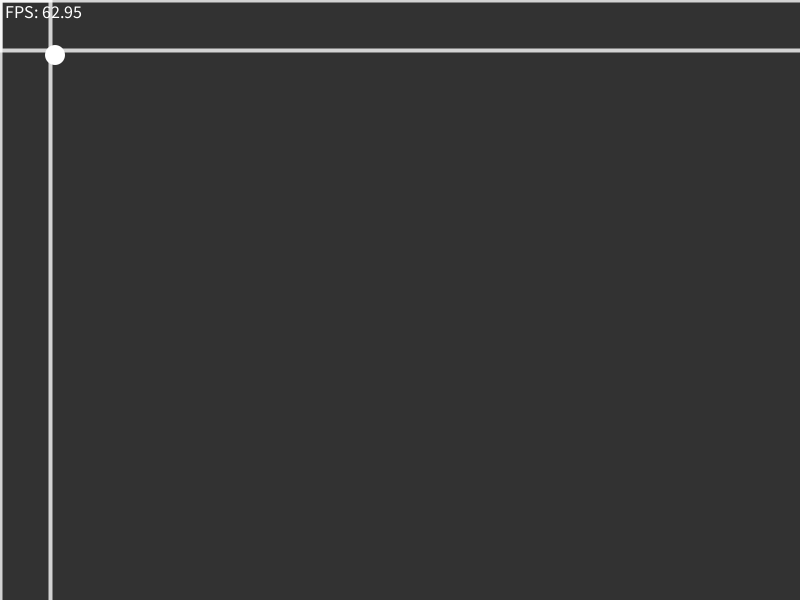
Frame 1 (no input)
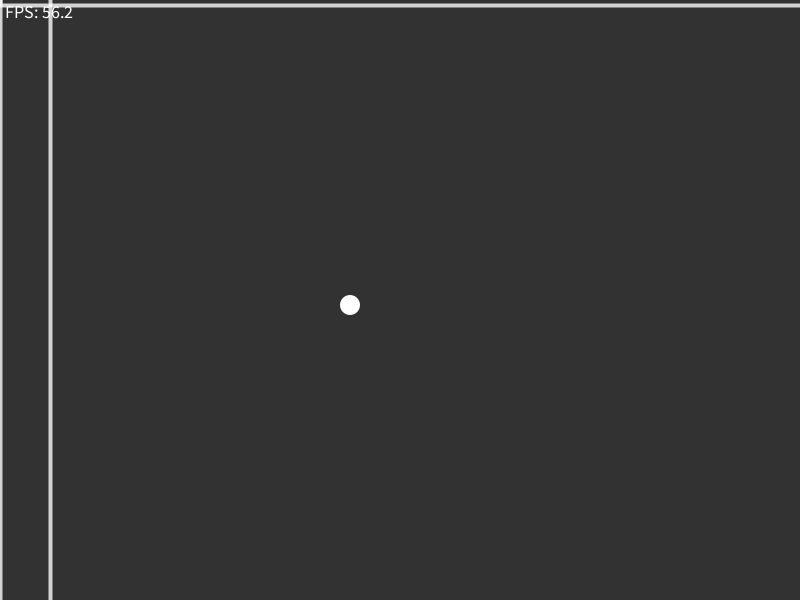
Frame 60 (the mouse pressed at the canvas centre just before this capture)
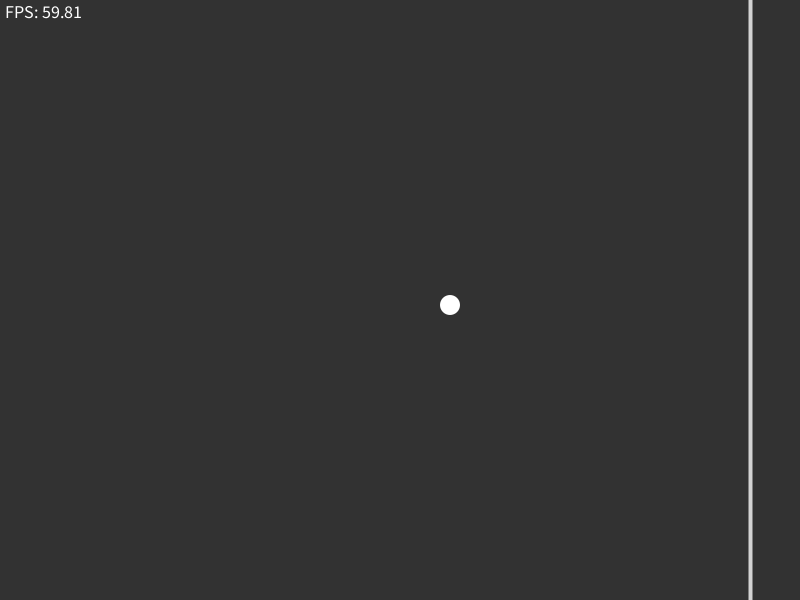
Frame 120 (the mouse held since frame 60 and released just before this capture)

The Processing sketch that drew these frames (run headless with seeded random() and noise(); from frame 60 on, the mouse is pressed at the canvas centre):

// Processing sketch: ScrollingScreen
// ── ScrollingScreen.pde
int screenWidth = 800;
int screenHeight = 600;

int gameWidth = 1000;
int gameHeight = 1000;

int globalOffsetX = 0;
int globalOffsetY = 0;

int wallThickness = 50;

Ball ball1;
Ball bodyToTrack;

void settings() {
    size(gameWidth > screenWidth ? screenWidth : gameWidth, gameHeight > screenHeight ? screenHeight : gameHeight);
}

void setup() {
    ball1 = new Ball(50, 50, 10);
    bodyToTrack = ball1;
}

void draw() {
    background(50);
    
    // Anything that should be static to the screen shuold be drawn here, before the global offset calculation
    DrawFramerate();
    
    // Calculate the global offset based on the body we want to track
    GlobalOffset();
    
    // Anything else to draw goes below the offset
    DrawBoundaries();
    
    // Updates
    ball1.Update();
    
    // Render
    ball1.Render();
}

void GlobalOffset() {
    if (bodyToTrack.pos.x > width / 2) {
        globalOffsetX = floor(0 - bodyToTrack.pos.x + width / 2); // 0 = origin point
    }
    if (bodyToTrack.pos.y > height / 2) {
        globalOffsetY = floor(0 - bodyToTrack.pos.y + height / 2); // 0 = origin point
    }
    globalOffsetX = constrain(globalOffsetX, -(gameWidth - width), 0);
    globalOffsetY = constrain(globalOffsetY, -(gameHeight - height), 0);
    translate(globalOffsetX, globalOffsetY);
}

void DrawFramerate() {
    noStroke();
    fill(255);
    textSize(18);
    textAlign(LEFT, TOP);
    text("FPS: " + (float)floor(frameRate * 100) / 100, 5, 5);
}

void DrawBoundaries() {
    //noStroke();
    //fill(200);
    noFill();
    stroke(255, 255, 255, 200);
    strokeWeight(4);
    rectMode(CORNER);
    // Upper
    rect(0, 0, gameWidth, wallThickness);
    // Lower
    rect(0, gameHeight - wallThickness, gameWidth, wallThickness);
    // Left
    rect(0, 0, wallThickness, gameHeight);
    // Right
    rect(gameWidth - wallThickness, 0, gameWidth - wallThickness, gameHeight); 
}
// ── Ball.pde
class Ball {
    PVector pos;
    int r;
    
    public Ball(int x, int y, int radius) {
        pos = new PVector(x, y);
        r = radius;
    }
    
    void Update() {
        PVector addme = new PVector(5, 5);
        pos.add(addme);
    }
    
    void Render() {
        pushMatrix();
        translate(pos.x, pos.y);
        noStroke();
        fill(255);
        ellipse(0, 0, r*2, r*2);
        popMatrix();
    }
}
// ── Body.pde
class Body {
    public Body() {
        
    }
}
